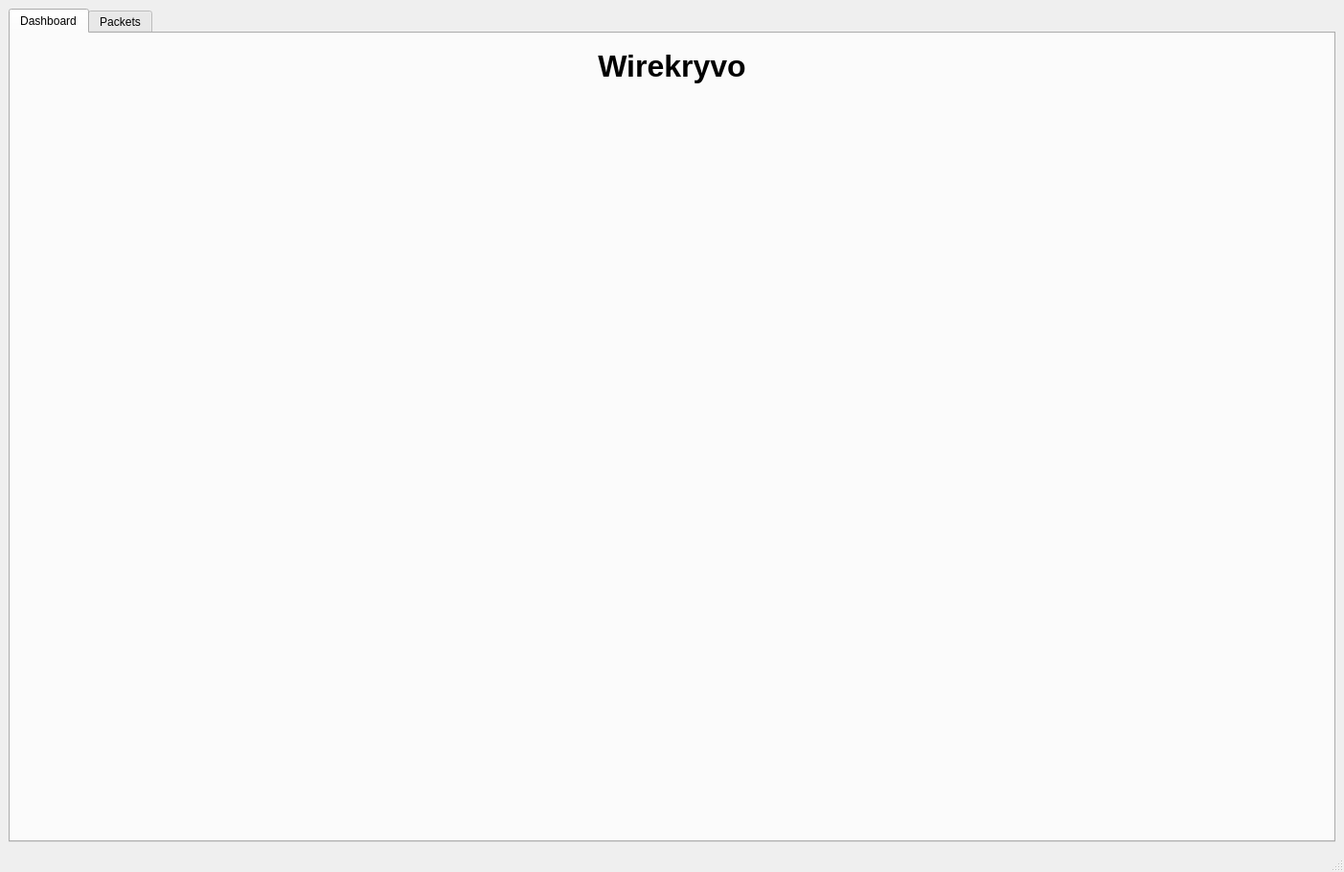
<?xml version="1.0" encoding="UTF-8"?>
<ui version="4.0">
 <class>MainWindow</class>
 <widget class="QMainWindow" name="MainWindow">
  <property name="geometry">
   <rect>
    <x>0</x>
    <y>0</y>
    <width>1403</width>
    <height>910</height>
   </rect>
  </property>
  <property name="windowTitle">
   <string>MainWindow</string>
  </property>
  <widget class="QWidget" name="centralwidget">
   <layout class="QVBoxLayout" name="verticalLayout">
    <item>
     <widget class="QTabWidget" name="tabWidget">
      <property name="currentIndex">
       <number>0</number>
      </property>
      <widget class="QWidget" name="Dashboard">
       <attribute name="title">
        <string>Dashboard</string>
       </attribute>
       <layout class="QVBoxLayout" name="verticalLayout_2">
        <item>
         <widget class="QLabel" name="label">
          <property name="sizePolicy">
           <sizepolicy hsizetype="Preferred" vsizetype="Fixed">
            <horstretch>0</horstretch>
            <verstretch>0</verstretch>
           </sizepolicy>
          </property>
          <property name="minimumSize">
           <size>
            <width>0</width>
            <height>50</height>
           </size>
          </property>
          <property name="font">
           <font>
            <pointsize>24</pointsize>
            <bold>true</bold>
           </font>
          </property>
          <property name="text">
           <string>Wirekryvo</string>
          </property>
          <property name="alignment">
           <set>Qt::AlignmentFlag::AlignCenter</set>
          </property>
         </widget>
        </item>
        <item>
         <widget class="QChartView" name="chartPlaceholder" native="true"/>
        </item>
       </layout>
      </widget>
      <widget class="QWidget" name="Packets">
       <attribute name="title">
        <string>Packets</string>
       </attribute>
       <layout class="QVBoxLayout" name="verticalLayout_3">
        <item>
         <widget class="QTableWidget" name="tableWidget">
          <property name="sizePolicy">
           <sizepolicy hsizetype="Expanding" vsizetype="Fixed">
            <horstretch>0</horstretch>
            <verstretch>0</verstretch>
           </sizepolicy>
          </property>
          <property name="minimumSize">
           <size>
            <width>0</width>
            <height>50</height>
           </size>
          </property>
         </widget>
        </item>
       </layout>
      </widget>
     </widget>
    </item>
   </layout>
  </widget>
  <widget class="QStatusBar" name="statusbar"/>
 </widget>
 <customwidgets>
  <customwidget>
   <class>QChartView</class>
   <extends>QWidget</extends>
   <header location="global">qchartview.h</header>
   <container>1</container>
  </customwidget>
 </customwidgets>
 <resources/>
 <connections/>
</ui>
